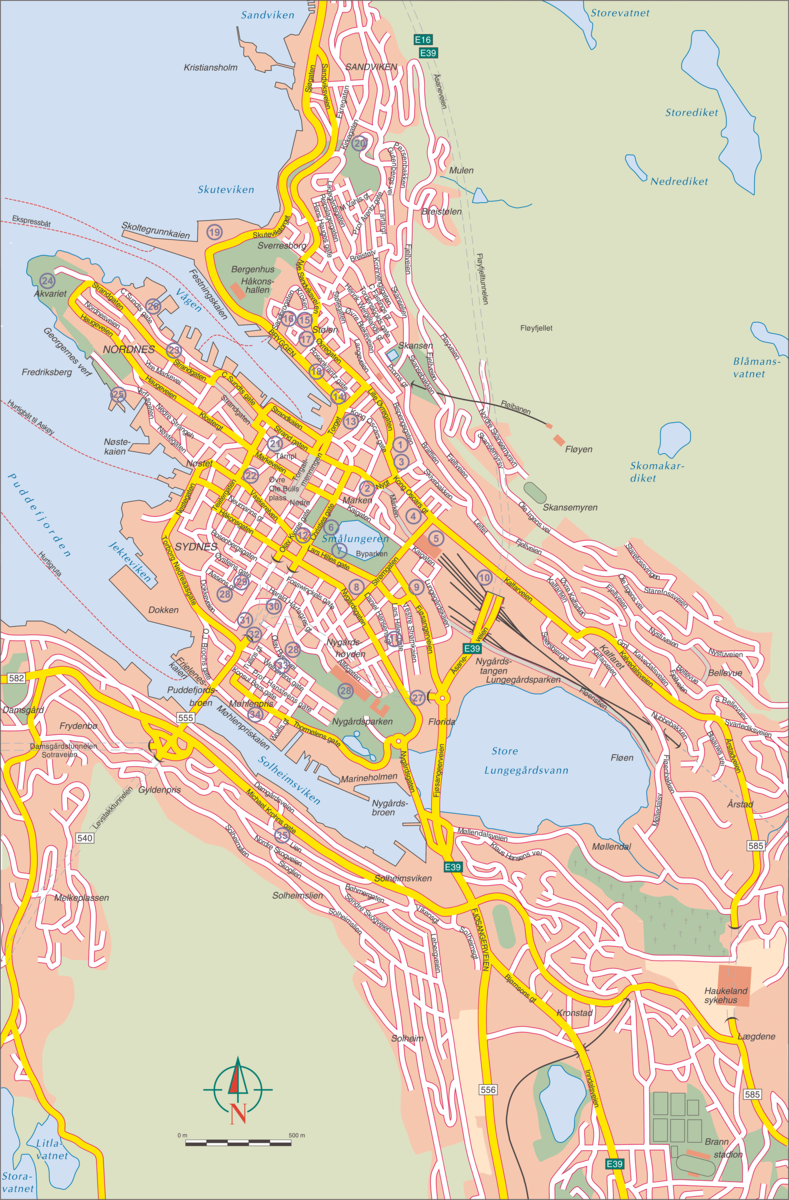
#> input picture PYTHON/Python_Files_v3/Bergen2.png, 789 x 1200 px
$ python SemesterOppgave.py
#> lines starting #> are read from the running program, lines starting #| are printed output that depends on the picture
import math
from cProfile import label

import numpy as np
import matplotlib.pyplot as plt
from matplotlib.widgets import RadioButtons
from matplotlib.widgets import RangeSlider
import matplotlib.image as mpimg
import matplotlib.patches as mpatches

#Generater random data for a year
# centervals are values average values for each month
# samedata = false, new data each time program is called
import random
from random import randint
def GenereateRandomYearDataList(intencity:float, seed:int=0) -> list[int]:
    """
    :param intencity: Number specifying size, amplitude
    :param seed: If given, same data with seed is generated
    :return:
    """
#> called with intencity = 1, seed = 2
    if seed != 0:
        random.seed(seed)
    centervals = [200,150,100, 75,75,75, 50, 75, 100, 150, 200, 250, 300]
    centervals = [x * intencity for x in centervals]
    nox = centervals[0]
    inc = True
    noxList = []
    for index in range(1,365):
        if randint(1, 100) > 50:
            inc = not inc
        center = centervals[int(index / 30)]
        dx = min(2.0, max(0.5, nox / center ))
        nox =  nox + randint(1,5) / dx if inc else nox - randint( 1, 5) * dx
        nox = max(10, nox)
        noxList.append(nox)
    return noxList

kron_nox_year = GenereateRandomYearDataList(intencity=1.0, seed = 2)
nord_nox_year = GenereateRandomYearDataList(intencity=.3, seed = 1)

kron_asph_year = GenereateRandomYearDataList(intencity=1.3, seed = 3)
nord_asph_year = GenereateRandomYearDataList(intencity=.6, seed = 4)


#create figure and 3 axis
fig = plt.figure(figsize=(13, 5))

axNok = fig.add_axes((0.1, 0.05, 0.45, 0.9))
axInterval = fig.add_axes((0.45, 0.5, 0.1, 0.25))
axData = fig.add_axes((0.45, 0.20 , 0.1, 0.25))
axBergen = fig.add_axes((0.5, 0.05, 0.5, 0.9))
axSlider = fig.add_axes((0.1 , 0.05 , 0.45, 0.05))

axInterval.patch.set_alpha(0.5)
axData.patch.set_alpha(0.5)

coordinates_Nordnes = (50, 300)
coordinates_Kronstad = (500, 900)
coordinates_Festplassen = (320, 500)
days_interval = (1,365)
marked_point = (0,0)
current_data_type = "NOX"


def on_day_interval(kvartal):
    global days_interval, marked_point
    axNok.cla()
    days_interval = (1,365)
    if kvartal == '1. Kvartal':
        days_interval = (1,90)
    if kvartal == '2. Kvartal':
        days_interval = (90, 180)
    if kvartal == '3. Kvartal':
        days_interval = (180,270)
    if kvartal == '4. Kvartal':
        days_interval = (270,365)
    marked_point = (0, 0)

    plot_graph()


def on_click(event) :
    global marked_point
    if ax := event.inaxes:
        if ax == axBergen:
            marked_point = (event.xdata, event.ydata)
            plot_graph()

#estimate NOX value based on the two measuring stations
def CalcPointValue(valN, valK):
    distNordnes = math.dist(coordinates_Nordnes, marked_point)
    distKronstad = math.dist(coordinates_Kronstad, marked_point)
    distNordnesKronstad = math.dist(coordinates_Nordnes, coordinates_Kronstad)
    val = (1 - distKronstad /(distKronstad+distNordnes)) * valK  + (1 - distNordnes /(distKronstad+distNordnes))* valN
    val = val * ( distNordnesKronstad / (distNordnes + distKronstad) ) ** 4

    return val
def CalcFestValue(valN, valK):
    distNordnes = math.dist(coordinates_Nordnes, coordinates_Festplassen)
    distKronstad = math.dist(coordinates_Kronstad, coordinates_Festplassen)
    distNordnesKronstad = math.dist(coordinates_Nordnes, coordinates_Kronstad)
    val = (1 - distKronstad /(distKronstad+distNordnes)) * valK  + (1 - distNordnes /(distKronstad+distNordnes))* valN
    val = val * ( distNordnesKronstad / (distNordnes + distKronstad) ) ** 4

    return val

# Make two circles in Nordnes and Kronstad
def draw_circles_stations():
    circle = mpatches.Circle((50,300), 20, color='blue')
    axBergen.add_patch(circle)
    circle = mpatches.Circle((500, 900), 20, color='red')
    axBergen.add_patch(circle)
    circle = mpatches.Circle((320, 510), 20, color='green')
    axBergen.add_patch(circle)

def draw_label_and_ticks():
    num_labels = 12
    xlabels = ['J' ,'F' ,'M' ,'A' ,'M' ,'J', 'J', 'A', 'S', 'O', 'N', 'D']
    xticks = np.linspace(15, 345, num_labels)
    if days_interval[1] == 90:
        xticks = [15,45,75]
        xlabels = ['Jan', 'Feb', 'Mars']
    if days_interval[1] == 180:
        xticks = [15,45,75]
        xlabels = ['April', 'Mai', 'Juni']
    if days_interval[1] == 270:
        xticks = [15, 45, 75]
        xlabels = ['July', 'Aug', 'Sept']
    if days_interval[0] == 270:
        xticks = [15, 45, 75]
        xlabels = ['Okt', 'Nov', 'Des']
    axNok.set_xticks(xticks)
    axNok.set_xticklabels(xlabels)

# Funksjoner for å oppdatere grafen
def on_data_type_change(label):
    global current_data_type
    current_data_type = label
    plot_graph()

    days_interval = (1, 365)
def on_slider_update(val):
    global days_interval
    start_day, end_day = map(int, val)  # Get both slider values
    if start_day < end_day:
        days_interval = (start_day, end_day)
        plot_graph()


def plot_graph():
    axNok.cla()
    axBergen.cla()

    if current_data_type == "NOX":
        nord_data = nord_nox_year
        kron_data = kron_nox_year

    else:
        nord_data = nord_asph_year
        kron_data = kron_asph_year

    nord_nox = nord_data[days_interval[0]:days_interval[1]]
    kron_nox = kron_data[days_interval[0]:days_interval[1]]
    days = len(nord_nox)
    list_days = np.linspace(1, days, days)

#draw the marked point & the orange graph
    l4 = None
    if marked_point != (0,0):
        nox_point = [CalcPointValue(nord_nox[i], kron_nox[i])  for i in range(days)]
        l4, = axNok.plot(list_days, nox_point, 'darkorange')
        circle = mpatches.Circle((marked_point[0], marked_point[1]), 20, color='orange')
        axBergen.add_patch(circle)
    if coordinates_Festplassen != (0,0):
        nox_point = [CalcFestValue(nord_nox[i], kron_nox[i])  for i in range(days)]
        l3, = axNok.plot(list_days, nox_point, color='green')


    l1, = axNok.plot(list_days, nord_nox, 'blue')
    l2, = axNok.plot(list_days, kron_nox, 'red')
    axData.set_title(f"{current_data_type} verdier")
    axInterval.set_title("Intervall")

    kronavg = np.mean(kron_nox)
    nordavg = np.mean(nord_nox)
    festavg = np.mean([CalcFestValue(nord_nox[i], kron_nox[i])  for i in range(days)])
    markavg = np.mean([CalcPointValue(nord_nox[i], kron_nox[i])  for i in range(days)])

    lines = [l1, l2, l3] if l4 is None else [l1, l2, l3, l4]
    axNok.legend(lines, [f"Nordnes Gjennomsnitt: {nordavg:.2f}", f"Krontsad Gjennomsnitt: {kronavg:.2f}", f"Festplassen Gjennomsnitt: {festavg:.2f}", f"Markert plass Gjennomsnitt: {markavg:.2f}"], loc='upper left')
    axNok.grid(linestyle='--')
    draw_label_and_ticks()

    #Plot Map of Bergen
    axBergen.axis('off')
    img = mpimg.imread('Bergen2.png')
#> img is the input picture: shape (1200, 789, 4) float32; mean R, G, B, A 0.871, 0.813, 0.734, 1
    img = axBergen.imshow(img)
    axBergen.set_title("Kart Bergen")
    draw_circles_stations()
    plt.draw()

plot_graph()
# draw radiobutton interval
listFonts = [12] * 5
listColors = ['yellow'] * 5
radio_button = RadioButtons(axInterval, ('År',
                                          '1. Kvartal',
                                          '2. Kvartal',
                                          '3. Kvartal',
                                          '4. Kvartal'),
                            label_props={'color': listColors, 'fontsize' : listFonts},
                            radio_props={'facecolor': listColors,  'edgecolor': listColors},
                            )
axInterval.set_facecolor('darkblue')
radio_button.on_clicked(on_day_interval)

# Radioknapp for å bytte mellom NOX og Asfaltstøv
listFonts = [10] * 2
listColors = ['yellow'] * 2
radio_button_data = RadioButtons(axData, ('NOX', 'Asfaltstøv'),
                            label_props = {'color': listColors, 'fontsize': listFonts},
                            radio_props = {'facecolor': listColors, 'edgecolor': listColors},
                            )
axData.set_facecolor('darkblue')
radio_button_data.on_clicked(on_data_type_change)

# Define the range slider for selecting the day interval
day_slider = RangeSlider(axSlider, "Day Interval", 1, 365, valinit=(1, 365), valstep=1)
day_slider.on_changed(on_slider_update)

# noinspection PyTypeChecker
plt.connect('button_press_event', on_click)

plt.show()
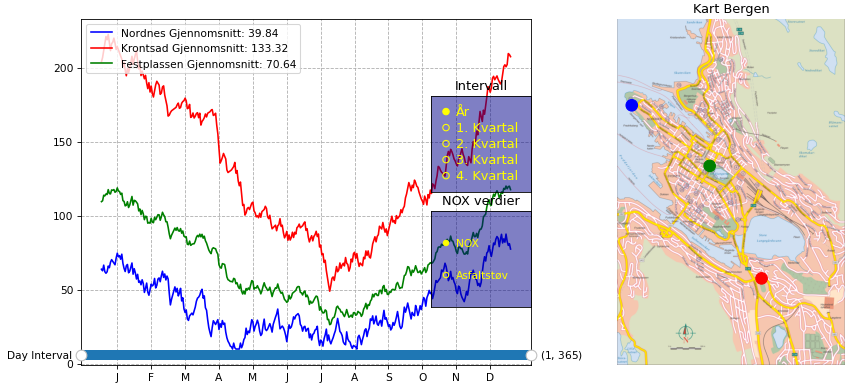
#> figure drawn by matplotlib, 5 panels; panel 1: curve peaks at x = 359, y = 120.1; panel 1: curve peaks at x = 359, y = 87.63; panel 1: curve peaks at x = 7, y = 222.5
